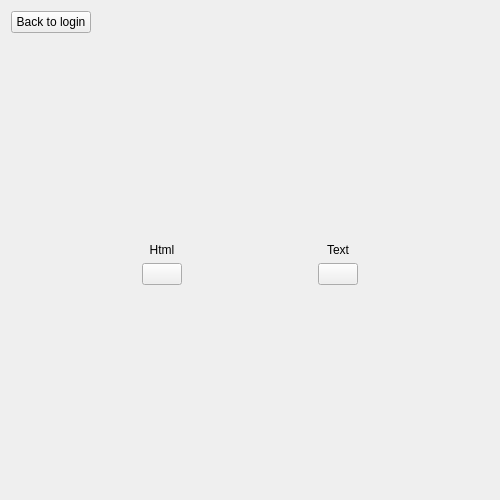
<?xml version="1.0" encoding="UTF-8"?>
<ui version="4.0">
 <class>TypePickForm</class>
 <widget class="QWidget" name="TypePickForm">
  <property name="geometry">
   <rect>
    <x>0</x>
    <y>0</y>
    <width>500</width>
    <height>500</height>
   </rect>
  </property>
  <property name="windowTitle">
   <string>Form</string>
  </property>
  <layout class="QGridLayout" name="gridLayout">
   <item row="0" column="0">
    <layout class="QHBoxLayout" name="horizontalLayout_2">
     <item>
      <widget class="QPushButton" name="backButton">
       <property name="text">
        <string>Back to login</string>
       </property>
      </widget>
     </item>
     <item>
      <spacer name="horizontalSpacer_4">
       <property name="orientation">
        <enum>Qt::Horizontal</enum>
       </property>
       <property name="sizeHint" stdset="0">
        <size>
         <width>40</width>
         <height>20</height>
        </size>
       </property>
      </spacer>
     </item>
    </layout>
   </item>
   <item row="1" column="0">
    <spacer name="verticalSpacer_2">
     <property name="orientation">
      <enum>Qt::Vertical</enum>
     </property>
     <property name="sizeHint" stdset="0">
      <size>
       <width>20</width>
       <height>171</height>
      </size>
     </property>
    </spacer>
   </item>
   <item row="2" column="0">
    <layout class="QHBoxLayout" name="horizontalLayout">
     <item>
      <spacer name="horizontalSpacer">
       <property name="orientation">
        <enum>Qt::Horizontal</enum>
       </property>
       <property name="sizeHint" stdset="0">
        <size>
         <width>40</width>
         <height>20</height>
        </size>
       </property>
      </spacer>
     </item>
     <item>
      <layout class="QVBoxLayout" name="verticalLayout">
       <item>
        <widget class="QLabel" name="label">
         <property name="text">
          <string>Html</string>
         </property>
         <property name="alignment">
          <set>Qt::AlignCenter</set>
         </property>
        </widget>
       </item>
       <item>
        <widget class="QPushButton" name="htmlButton">
         <property name="text">
          <string/>
         </property>
         <property name="icon">
          <iconset resource="image.qrc">
           <normaloff>:/icons/text-html-icon.png</normaloff>:/icons/text-html-icon.png</iconset>
         </property>
         <property name="iconSize">
          <size>
           <width>100</width>
           <height>100</height>
          </size>
         </property>
        </widget>
       </item>
      </layout>
     </item>
     <item>
      <spacer name="horizontalSpacer_2">
       <property name="orientation">
        <enum>Qt::Horizontal</enum>
       </property>
       <property name="sizeHint" stdset="0">
        <size>
         <width>40</width>
         <height>20</height>
        </size>
       </property>
      </spacer>
     </item>
     <item>
      <layout class="QVBoxLayout" name="verticalLayout_2">
       <item>
        <widget class="QLabel" name="label_2">
         <property name="text">
          <string>Text</string>
         </property>
         <property name="alignment">
          <set>Qt::AlignCenter</set>
         </property>
        </widget>
       </item>
       <item>
        <widget class="QPushButton" name="plainTextButton">
         <property name="text">
          <string/>
         </property>
         <property name="icon">
          <iconset resource="image.qrc">
           <normaloff>:/icons/text-plain-icon.png</normaloff>:/icons/text-plain-icon.png</iconset>
         </property>
         <property name="iconSize">
          <size>
           <width>100</width>
           <height>100</height>
          </size>
         </property>
        </widget>
       </item>
      </layout>
     </item>
     <item>
      <spacer name="horizontalSpacer_3">
       <property name="orientation">
        <enum>Qt::Horizontal</enum>
       </property>
       <property name="sizeHint" stdset="0">
        <size>
         <width>40</width>
         <height>20</height>
        </size>
       </property>
      </spacer>
     </item>
    </layout>
   </item>
   <item row="3" column="0">
    <spacer name="verticalSpacer">
     <property name="orientation">
      <enum>Qt::Vertical</enum>
     </property>
     <property name="sizeHint" stdset="0">
      <size>
       <width>20</width>
       <height>171</height>
      </size>
     </property>
    </spacer>
   </item>
  </layout>
 </widget>
 <resources>
  <include location="image.qrc"/>
 </resources>
 <connections/>
</ui>
